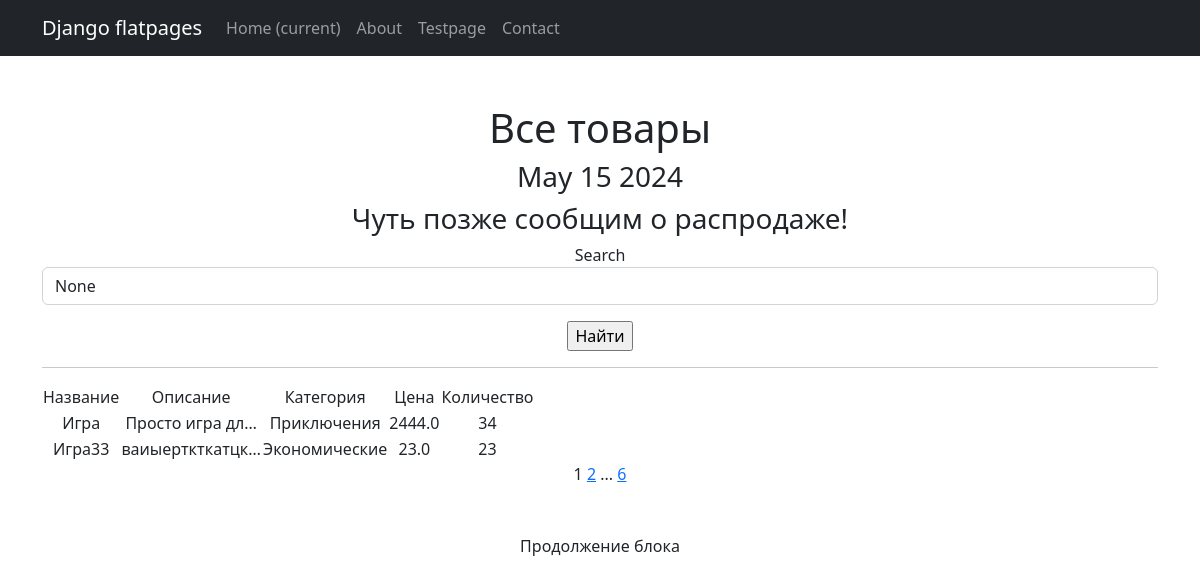
Screenshot of /products/ with the database file from the repository.
### simpleapp/models.py (models this page shows, shortened)
class Product(models.Model):
    name = models.CharField(
        max_length=50,
        unique=True, # названия товаров не должны повторяться
    )
    description = models.TextField()
    quantity = models.IntegerField(
        validators=[MinValueValidator(0)],
    )
    category = models.ForeignKey(
        to='Category',
        on_delete=models.CASCADE,
        related_name='products', # все продукты в категории будут доступны через поле products
    )
    price = models.FloatField(
        validators=[MinValueValidator(0.0)],
    )

class Category(models.Model):
    name = models.CharField(max_length=100, unique=True)

### simpleapp/views.py (the view)
# urls.py: path('', ProductsList.as_view(), name = 'product_list'),
class ProductsList(ListView):
    model = Product
    ordering = 'name'
    template_name = 'products.html'
    context_object_name = 'products'
    paginate_by = 2
    def get_queryset(self):
       queryset = super().get_queryset()
       self.filterset = ProductFilter(self.request.GET, queryset)
       return self.filterset.qs
    def get_context_data(self, **kwargs):
        context = super().get_context_data(**kwargs)
        context['time_now'] = datetime.now()
        context['next_sale'] = None
        context['filterset'] = self.filterset
        return context

### simpleapp/templatetags/custom_tags.py (called while the page is built)
@register.simple_tag(takes_context=True)
def url_replace(context, **kwargs):
   d = context['request'].GET.copy()
   for k, v in kwargs.items():
       d[k] = v
   return d.urlencode()

### templates/products.html (shortened to what this page needs)
{% extends 'flatpages/default.html' %}
{% load custom_tags %}
{% block content %}
   <h1>Все товары</h1>
   <h3>{{ time_now|date:'M d Y' }}</h3>
   <h3> {{ next_sale|default_if_none:"Чуть позже сообщим о распродаже!" }} </h3>
   <form action="" method="get" >
    <label for="{{ filterset.form.name__icontains.id_for_label }}">Search</label>
    <input
        id="{{ filterset.form.name__icontains.id }}"
        name="{{ filterset.form.name__icontains.name }}"
        value="{{ filterset.form.name__icontains.value }}"
        class="form-control"
    >
    <input type="submit" class="mt-3 btn-primary" value="Найти" />
</form>
   <hr>
   {% if products %}
       <table>
           <tr>
               <td>Название</td>
               <td>Описание</td>
               <td>Категория</td>
               <td>Цена</td>
               <td>Количество</td>
           </tr>
        {% for product in products %}
        <tr>
             <td>{{ product.name }}</td>
            <td>{{ product.description|truncatechars:15 }}</td>
            <td>{{ product.category.name }}</td>
            <td>{{ product.price }}</td>
            <td>{{ product.quantity }}</td>
        </tr>
        {% endfor %}
    </table>
{% else %}
    <h2>Товаров нет!</h2>
    {% endif %}
   {{ page_obj.number }}
   {% if page_obj.has_next %}
       <a href="?{% url_replace page=page_obj.next_page_number %}">{{ page_obj.next_page_number }}</a>
       {% if paginator.num_pages != page_obj.next_page_number %}
           ...
           <a href="?{% url_replace page=page_obj.paginator.num_pages %}">{{ page_obj.paginator.num_pages }}</a>
       {% endif %}
   {% endif %}
<p class="mt-5">Продолжение блока</p>
{% endblock content %}

### rows the page displays
Product: name "Игра", description "Просто игра дл…", category.name "Приключения", price "2444.0", quantity "34"
Product: name "Игра33", description "ваиыерткткатцк…", category.name "Экономические", price "23.0", quantity "23"

### other values shown
{{ time_now|date:'M d Y' }} "May 15 2024"
{{ next_sale|default_if_none:"Чуть позже сообщим о распродаже!" }} "Чуть позже сообщим о распродаже!"
{{ page_obj.number }} "1"
{{ page_obj.next_page_number }} "2"
{{ page_obj.paginator.num_pages }} "6"
